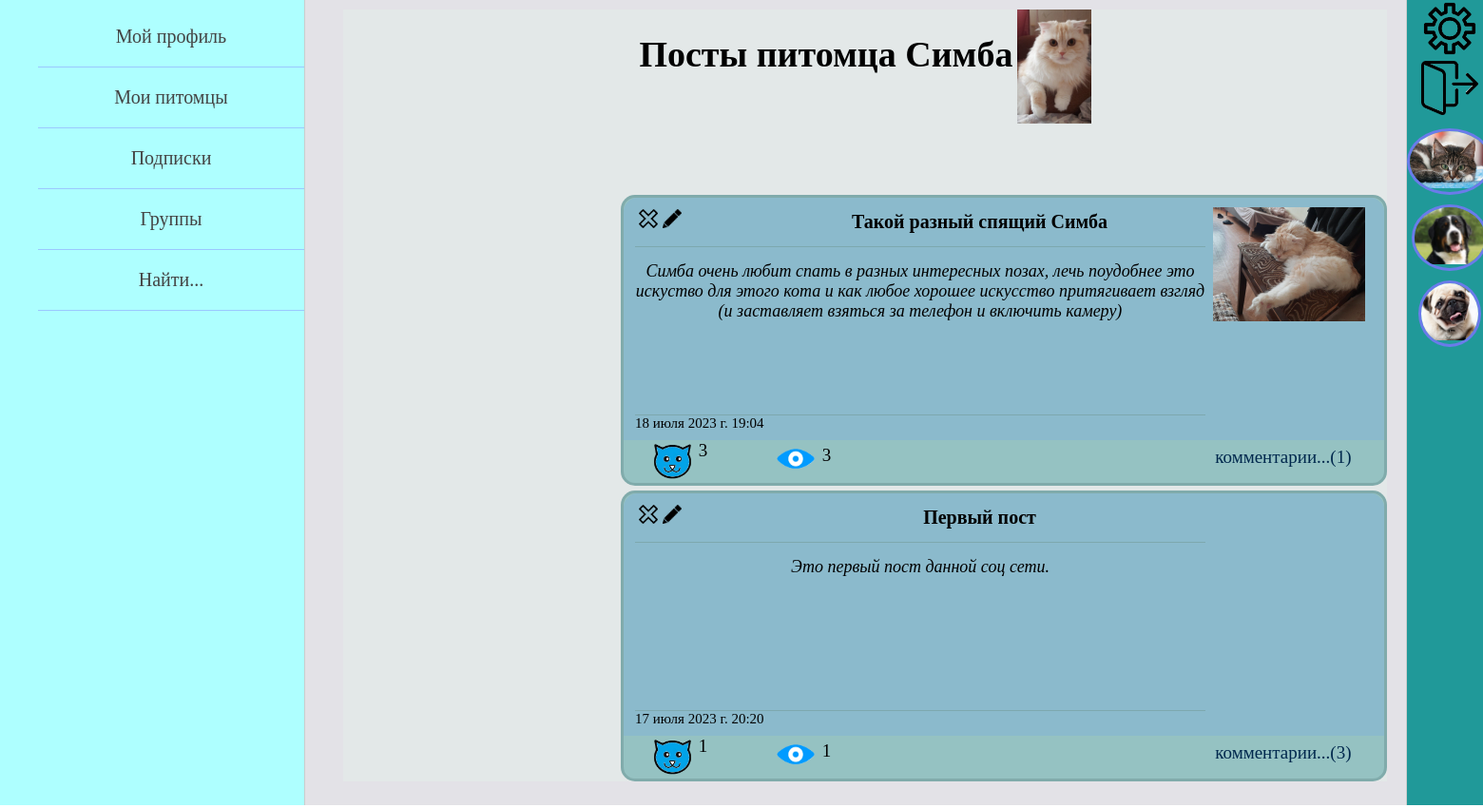
The app's page /animals/1/posts/ (signed in) with its own data.
### pet_owners/models.py (models this page shows, shortened)
class Animal(models.Model):
    GENDER = (
        ("мальчик", "мальчик"),
        ("девочка", "девочка")
    )
    name_of_animal = models.CharField(max_length=55, verbose_name='имя питомца')
    pet_owner = models.ForeignKey(settings.AUTH_USER_MODEL, on_delete=models.CASCADE, verbose_name='владелец')
    category_of_animal = models.ForeignKey(AnimalCategory, on_delete=models.PROTECT, verbose_name='вид')
    animal_breed = models.CharField(max_length=100, blank=True, verbose_name='порода питомца')
    date_of_animal_birth = models.DateField(verbose_name='дата рождения питомца', blank=True, null=True)
    sex = models.CharField(max_length=7, choices=GENDER, verbose_name='пол', null=True)
    animal_photo = models.ImageField(upload_to="animals_photos/%Y/%m/%d/", verbose_name='фото питомца')
    about_pet = models.TextField(max_length=520, verbose_name='о питомце')
    class Meta:
        verbose_name = 'Питомец'
        verbose_name_plural = 'Питомцы'

class OwnerPost(models.Model):
    autor = models.ForeignKey(settings.AUTH_USER_MODEL, on_delete=models.CASCADE, verbose_name='автор поста')
    title = models.CharField(max_length=105, blank=True, verbose_name='заголовок')
    text_of_post = models.TextField(max_length=2000, verbose_name='текст поста')
    animals = models.ManyToManyField(Animal, related_name='posts',
                                     verbose_name='питомцы в посте')
    is_published = models.BooleanField(default=True)
    date_create = models.DateTimeField(auto_now_add=True, verbose_name='дата создания поста')
    views = models.ManyToManyField(settings.AUTH_USER_MODEL, related_name='views', verbose_name='просмотры')
    likes = models.ManyToManyField(settings.AUTH_USER_MODEL, related_name='likes', verbose_name='лайки')
    class Meta:
        verbose_name = 'Пост пользователя'
        verbose_name_plural = 'Посты пользователей'
        ordering = ['-date_create']

class PostImage(models.Model):
    img = models.ImageField(upload_to="img_of_post/%Y/%m/%d/", verbose_name='изображение')
    post = models.ForeignKey(OwnerPost, on_delete=models.CASCADE, related_name='images', verbose_name='пост')
    owner = models.ForeignKey(settings.AUTH_USER_MODEL, on_delete=models.CASCADE, verbose_name='владелец фото')

### animals/views.py (the view)
# urls.py: path('<int:pk>/posts/', AnimalPosts.as_view(), name='animal_posts'),
class AnimalPosts(DataMixin, ListView):
    model = OwnerPost
    template_name = 'animals/animal_posts_page.html'
    context_object_name = 'posts'
    def get_queryset(self):
        self.queryset = OwnerPost.objects.filter(animals__pk=self.kwargs['pk'])
        return self.queryset
    def get_context_data(self, *, object_list=None, **kwargs):
        context = super().get_context_data(**kwargs)
        animal = Animal.objects.get(pk=self.kwargs['pk'])
        context['animal'] = animal
        posts = self.queryset
        context['title'] = f"Посты {animal.name_of_animal}"
        context.update(self.get_left_menu())
        auth_user = self.request.user
        context.update(self.get_right_menu(auth_user))
        context['data_for_post'] = self.get_data_for_post(posts, auth_user)
        return context

### pet_owners/templatetags/pet_owners_tags.py (called while the page is built)
@register.simple_tag
def get_data_for_post(post_title, post_data):
    return post_data[post_title]

@register.inclusion_tag('pet_owners/likes_and_views_for_posts.html')
def show_likes_and_views(post, post_data, name_page_for_likes, object_id):
    return {"post": post, "post_data": post_data,
            "name_page_for_likes": name_page_for_likes, "object_id": object_id}

@register.inclusion_tag('pet_owners/all_posts.html')
def show_all_posts(posts, data_for_post, name_page_for_likes, object_id):
    return {"posts": posts, "data_for_post": data_for_post,
            "name_page_for_likes": name_page_for_likes, "object_id": object_id}

### pet_owners/utils.py (called while the page is built)
    def get_left_menu(self):
        context = {}
        if self.request.user.is_authenticated:
            context['left_menu'] = [
                {'title': "Мой профиль", 'url_name': ['profile_home', self.request.user.id]},
                {'title': "Мои питомцы", 'url_name': ['all_animals_page']},
                {'title': "Подписки", 'url_name': ['owner_subscriptions', self.request.user.id]},
                {'title': "Группы", 'url_name': ['my_groups']},
                {'title': "Найти...", 'url_name': ['profile_home', self.request.user.id]}
            ]
        else:
            context['left_menu'] = [
                {'title': "Регистрация", 'url_name': 'register'},
                {'title': "Войти", 'url_name': 'login'},
            ]
        return context

    def get_right_menu(self, auth_user=None):
        context = {}
        if auth_user is None:
            auth_user = self.request.user
        animals = Animal.objects.filter(followers__follower=auth_user)[:7]
        context['animals_for_right_menu'] = animals
        return context

### animals/templates/animals/animal_posts_page.html (shortened to what this page needs)
{% extends 'pet_owners/base.html' %}
{% load pet_owners_tags %}
{% block content %}
<div class="an_posts_block">
    <div class="an_posts_title">
        <div class="an_posts_title_txt">
            <h1>Посты питомца {{animal.name_of_animal}}</h1>
        </div>
        <div class="an_posts_avatar">
            <img src="{{animal.animal_photo.url}}" height=120>
        </div>
    </div>
    {% if posts %}
        {% show_all_posts posts data_for_post 'animal_posts' animal.pk %}
    {% endif %}
</div>
{% endblock %}

### pet_owners/templates/pet_owners/base.html (shortened to what this page needs)
{% load static %}
<!DOCTYPE html>
<html lang="en">
<head>
    <link type="text/css" href="{% static 'pet_owners/css/styles.css' %}" rel="stylesheet" />
</head>
<body>
<table class="table-page" border=0 cellpadding="0" cellspacing="0">
<tr>
    <td valign="top" class="left-chapters">
        <ul id="leftchapters">
            {% for el_menu in left_menu %}
                {% if request.user.is_authenticated %}
                    {% if el_menu.url_name|length == 2 %}
                        <li><a href="{% url el_menu.url_name.0 el_menu.url_name.1 %}">
                            {{el_menu.title}}
                        </a></li>
                    {% else %}
                        <li><a href="{% url el_menu.url_name.0 %}">
                            {{el_menu.title}}
                        </a></li>
                    {% endif %}
                {% else %}
                    <li><a href="{% url el_menu.url_name %}">{{el_menu.title}}</a></li>
                {% endif %}
            {% endfor %}
        </ul>
    </td>
    <td valign="top" class="content">
        <div class="content-text">
            {% block content %}
            {% endblock %}
        </div>
    </td>
    <td valign="top" class="right-chapters">
        <table border=0 cellpadding="0" cellspacing="0">
            {% if request.user.is_authenticated %}
            <tr class="settings_button"><td>
                <a href="{% url 'profile-settings' request.user.id %}">
                    <img src="/static/pet_owners/images/settings_img.png" width="60">
                </a>
            </td></tr>
            <tr class="logout_button"><td>
                <a href="{% url 'logout' %}">
                    <img src="/static/pet_owners/images/exit.png" width="60">
                </a>
            </td></tr>
            {% for sub in animals_for_right_menu %}
                <tr class="right_sub_button"><td>
                    <a href="{% url 'animal_posts' sub.pk %}">
                        <div class="sub_avatar">
                            <img src="{{sub.animal_photo.url}}" height=60>
                        </div>
                    </a>
                </td></tr>
            {% endfor %}
            {% endif %}
        </table>
    </td>
</tr>
</table>
</body>
</html>

### pet_owners/templates/pet_owners/all_posts.html
{% load pet_owners_tags %}
<div class="all_posts">
    {% for post in posts %}
        {% get_data_for_post post.title data_for_post as post_data %}
        <div class="post_cell">
            <div class="post_info">
                <div class="title_and_text">
                    <div class="title_block">
                        <div class="edit_delete_buttons">
                            {% if post_data.is_admin %}
                            <div class="del_but">
                                <a href="{% url 'delete_post' post.pk %}">
                                <img src="/static/pet_owners/images/button_delete.png" width="20">
                                </a>
                            </div>
                            <div class="edit_but">
                                <a href="{% url 'edit_post' post.pk %}">
                                <img src="/static/pet_owners/images/button_edit.png" width="20">
                                </a>
                            </div>
                            {% endif %}
                        </div>
                        <div class="post_title">
                            {{post.title}}
                        </div>
                    </div>
                    <a href="{% url 'post' post.pk %}"><div class="post_text">
                        {{post.text_of_post|truncatewords:35}}
                    </div></a>
                    <div class="post_datetime">
                        {{post.date_create}}
                    </div>
                </div>
                <div class="imgs_in_post">
                    <img src="{{post_data.img.img.url}}" width=160>
                </div>
            </div>
            <div class="post_parameters">
                {% show_likes_and_views post post_data name_page_for_likes object_id %}
                <div class="post_comments">
                    <a href="{% url 'post' post.pk %}">
                        комментарии...({{post_data.comments_count}})
                    </a>
                </div>
            </div>
        </div>
    {% endfor %}
</div>

### pet_owners/templates/pet_owners/likes_and_views_for_posts.html
<div class="post_likes">
    <div class="img_like">
    <a href="{% url 'like_for_post' post.pk name_page_for_likes object_id %}">
        {% if post_data.is_liked %}
            <img src="/static/pet_owners/images/active_like.png" width="45">
        {% else %}
            <img src="/static/pet_owners/images/like.png" width="45">
        {% endif %}
    </a>
    </div>
    <div class="like_count">{{post.likes.count}}</div>
</div>
<div class="post_views">
    <div class="img_view">
        <img src="/static/pet_owners/images/view.png" width="45">
    </div>
    <div class="view_count">{{post.views.count}}</div>
</div>

### pet_owners/static/pet_owners/css/styles.css (style rules this page uses)
html, body { font-family: 'Georgia'; margin: 0; padding: 0; height: 100%; width: 100%; color: #000000; }
.table-page { width: 100%; height: 100%; vertical-align: top; }
.table-page tr { height: 100%; }
.left-chapters { margin: 0; background: rgba(140, 255, 255, 0.7); border-right: 1px solid #ccc; min-height: 100%; }
.left-chapters ul { width: 300px; min-height: 100%; margin: 0; padding: 7px 0 7px 20px; list-style: none; font-size: 20px; }
.left-chapters ul li { text-align: center; margin-left: 20px; padding: 20px 0 20px 0; color: #999; border-bottom: 1px solid rgba(126, 117, 255, 0.4); }
.left-chapters ul li a { color: #444; text-decoration: none; transition: color .2s linear; }
.right-chapters { margin: 0; background: #209999; border-left: 1px solid #ccc; min-height: 100%; }
.settings_button, .logout_button, .right_sub_button { text-align: center; }
.settings_button a, .logout_button a, .right_sub_button a { display: block; height: 100%; width: 100%; transition: all .2s linear; }
.right_sub_button .sub_avatar { border: 3px solid rgba(126, 117, 255, 0.8); }
.content { background: #27234621; padding: 10px 20px 20px 40px; width: 100%; height: 100%; box-sizing: border-box; }
.content-text { height: 100%; font-size: 19px; background: #e3e8e8; font-family: Yandex Sans Display Light; }
.subs_block, .an_posts_block, .foll_block { text-align: center; }
.sub_avatar, .foll_avatar, .author_avatar, .mem_cell_avatar { display: inline-block; vertical-align: middle; text-align: center; max-height: 120px; max-width: 120px; margin-top: 10px; border-radius: 50%; overflow: hidden; }
.all_posts { margin: 30px 0 0 292px; text-align: center; }
.post_cell { width: 800px; height: 300px; background: #95c2c2; border-radius: 15px; margin: 5px 0 5px 0; border: 3px solid rgba(120, 161, 161, 0.7); }
.post_cell a { color: #000000; text-decoration: none; }
.post_info { width: 100%; height: 85%; background: rgba(124, 173, 217, 0.4); border-radius: 15px 15px 0 0; font-size: 0; }
.title_and_text { display: inline-block; width: 75%; height: 100%; font-size: 20px; }
.title_block { height: 20%; font-weight: bold; line-height: 50px; border-bottom: 1px solid rgba(120, 161, 161, 0.7); }
.edit_delete_buttons { display: inline-block; width: 20%; height: 50%; text-align: left; }
.edit_but, .del_but { display: inline-block; }
.edit_but a, .del_but a { display: block; height: 22px; width: 100%; }
.post_title { display: inline-block; width: 78%; height: 100%; }
.post_text { width: 100%; height: 63%; font-size: 18px; font-style: italic; margin-top: 15px; border-bottom: 1px solid rgba(120, 161, 161, 0.7); }
.post_datetime { width: 100%; height: 10%; font-size: 15px; text-align: left; }
.imgs_in_post { display: inline-block; vertical-align: top; width: 22%; height: 100%; padding-top: 10px; text-align: center; }
.post_parameters { text-align: center; font-size: 0; }
.post_likes { display: inline-block; width: 10%; max-width: 80px; height: 100%; font-size: 0; }
.post_views { display: inline-block; width: 10%; max-width: 80px; height: 100%; vertical-align: top; margin-left: 50px; padding-top: 5px; font-size: 0; }
.img_like, .img_view { display: inline-block; width: 60%; height: 100%; }
.like_count, .view_count { display: inline-block; width: 20%; height: 100%; vertical-align: top; font-size: 19px; }
.post_comments { display: inline-block; width: 67%; height: 100%; vertical-align: top; font-size: 19px; text-align: right; padding: 7px 15px 0 0; }
.post_comments a { color: #00284d; text-decoration: none; }
.an_posts_title { text-align: center; width: 100%; margin-bottom: 70px; }
.an_posts_title_txt, .an_posts_avatar { display: inline-block; vertical-align: top; }

### records on screen
Animal: name_of_animal "Симба", animal_photo (picture)
OwnerPost: title "Такой разный спящий Симба", text_of_post "Симба очень любит спать в разных интересных позах, лечь поудобнее это искуство для этого кота и как любое хорошее искусство притягивает взгляд (и заставляет взяться за телефон и включить камеру)", date_create "18 июля 2023 г. 19:04", img.img (picture), likes.count "3", views.count "3", comments_count "1"
OwnerPost: title "Первый пост", text_of_post "Это первый пост данной соц сети.", date_create "17 июля 2023 г. 20:20", likes.count "1", views.count "1", comments_count "3"
Animal: animal_photo (picture)
Animal: animal_photo (picture)
Animal: animal_photo (picture)

### other values on screen
{{ el_menu.title }} "Мой профиль" "Подписки" "Найти..."
{{ el_menu.title }} "Мои питомцы" "Группы"
